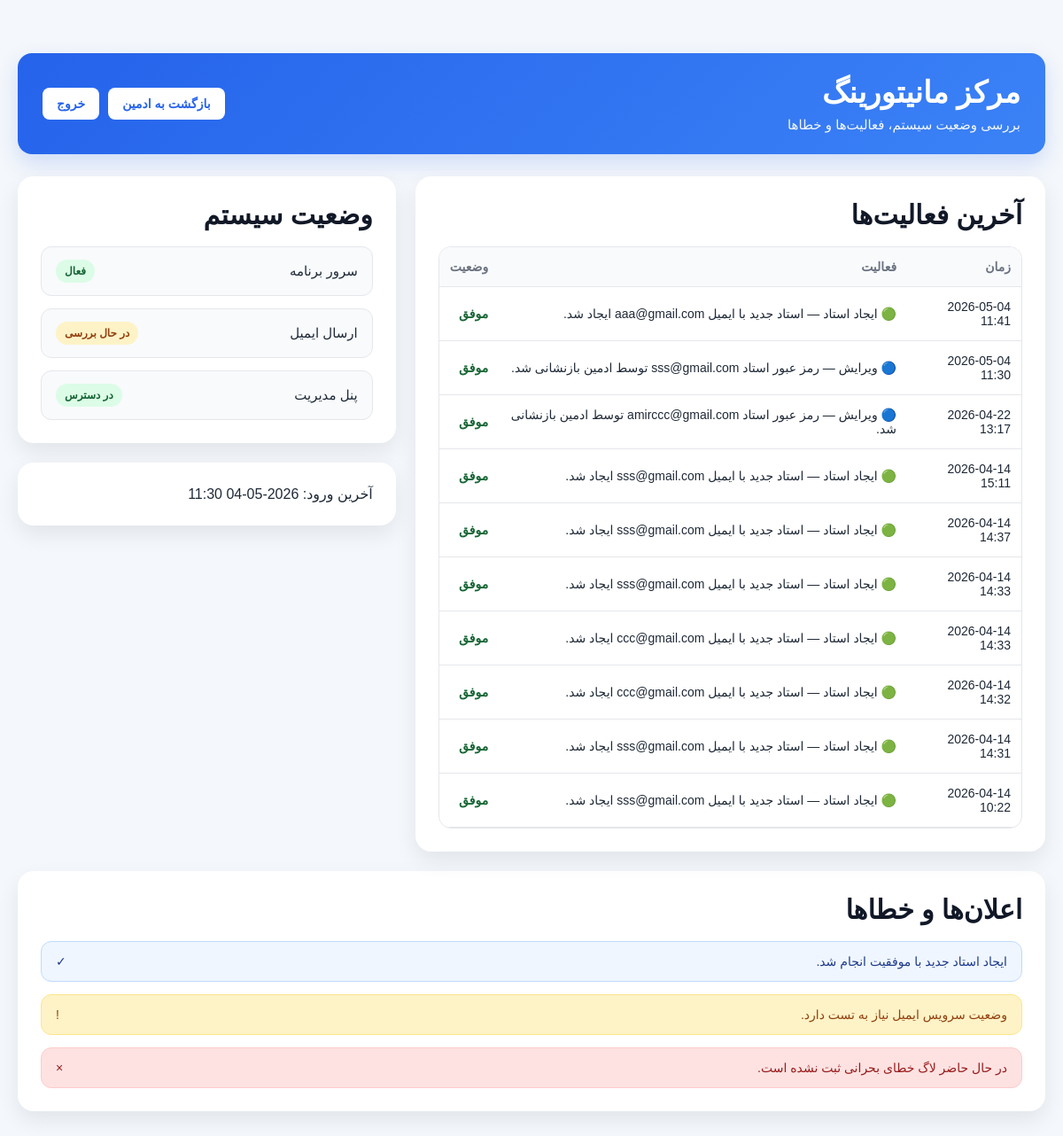
Before: /monitoring/ (signed in) with the older database file.
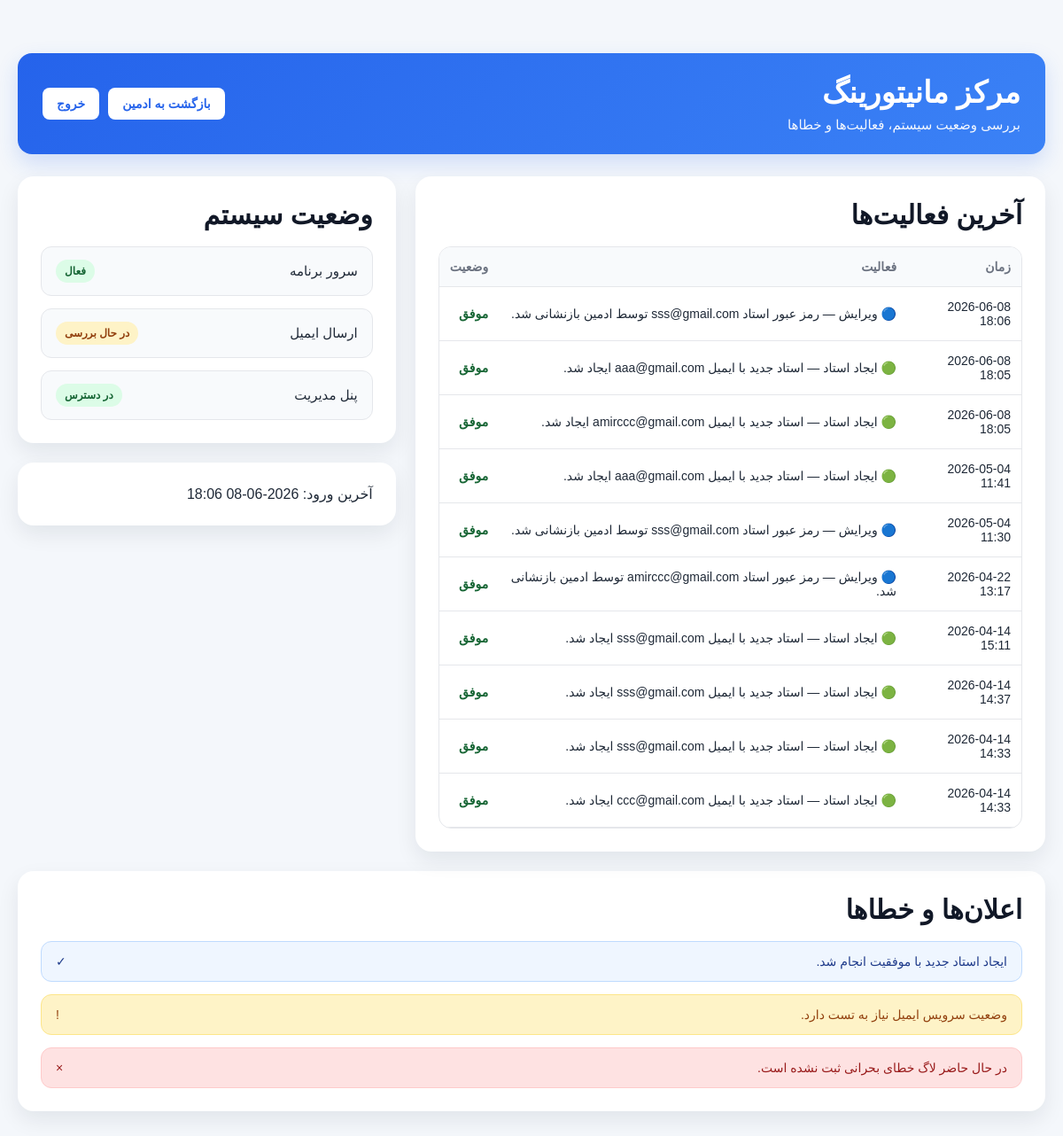
After: the same page with the newer database file.
### accounts/models.py (models this page shows, shortened)
class ActivityLog(models.Model):
        ACTION_CHOICES = [
            ("create_teacher", "Create Teacher"),
            ("edit_teacher", "Edit Teacher"),
            ("delete_teacher", "Delete Teacher"),
            ("create_event", "Create Event"),
            ("edit_event", "Edit Event"),
            ("delete_event", "Delete Event"),
            ("upload_excel", "Upload Excel"),
            ("send_activation_link", "Send Activation Link"),
            ("login", "Login"),
            ("logout", "Logout"),
            ("error", "Error"),
        ]
        STATUS_CHOICES = [
            ("success", "Success"),
            ("warning", "Warning"),
            ("error", "Error"),
        ]
        admin_user = models.ForeignKey(
            "User",
            on_delete=models.CASCADE,
            related_name="activity_logs"
        )
        action = models.CharField(max_length=50, choices=ACTION_CHOICES)
        status = models.CharField(max_length=20, choices=STATUS_CHOICES, default="success")
        description = models.TextField()
        created_at = models.DateTimeField(auto_now_add=True)

class User(AbstractUser):
    username = None
    email = models.EmailField(unique=True)
    ROLE_CHOICES = (
        ('ADMIN', 'Admin'),
        ('TEACHER', 'Teacher'),
    )
    role = models.CharField(max_length=20, choices=ROLE_CHOICES)
    is_verified = models.BooleanField(default=False)
    USERNAME_FIELD = 'email'
    REQUIRED_FIELDS = []
    objects = UserManager()

### accounts/views.py (the view)
def monitoring_center(request):
    latest_teachers = User.objects.filter(role="TEACHER").order_by("-date_joined")[:5]
    latest_logs = ActivityLog.objects.order_by("-created_at")[:10]
    context = {
        "latest_teachers": latest_teachers,
        "admin_last_login": request.user.last_login,
        "latest_logs": latest_logs,
    }
    return render(request, "accounts/monitoring_center.html", context)

### accounts/templates/accounts/monitoring_center.html (shortened to what this page needs)
<!DOCTYPE html>
<html lang="fa" dir="rtl">
<head>
</head>
<body>
<div class="container">
    <div class="header">
        <div>
            <h1>مرکز مانیتورینگ</h1>
            <p>بررسی وضعیت سیستم، فعالیت‌ها و خطاها</p>
        </div>
        <div class="header-buttons">
            <a href="{% url 'accounts:admin_dashboard' %}" class="btn-top">بازگشت به ادمین</a>
            <a href="{% url 'accounts:logout' %}" class="btn-top">خروج</a>
        </div>
    </div>
    <div class="grid">
        <div class="card">
            <h2>آخرین فعالیت‌ها</h2>
            <div class="table-wrap">
                <table>
                    <thead>
                        <tr>
                            <th>زمان</th>
                            <th>فعالیت</th>
                            <th>وضعیت</th>
                        </tr>
                    </thead>
                    <tbody>
                        {% for log in latest_logs %}
                        <tr>
                            <td>{{ log.created_at|date:"Y-m-d H:i" }}</td>
                            <td>
                                {% if log.action == "create_teacher" %}
                                    🟢 ایجاد استاد —
                                {% elif log.action == "edit_teacher" %}
                                    🔵 ویرایش —
                                {% elif log.action == "delete_teacher" %}
                                    🔴 حذف —
                                {% else %}
                                    ⚙️ —
                                {% endif %}
                                {{ log.description }}
                            </td>
                            <td>
                                {% if log.status == "success" %}
                                    <span class="log-success">موفق</span>
                                {% elif log.status == "warning" %}
                                    <span class="badge-warn">هشدار</span>
                                {% elif log.status == "error" %}
                                    <span class="log-error">خطا</span>
                                {% endif %}
                            </td>
                        </tr>
                        {% empty %}
                        <tr>
                            <td colspan="3">هیچ لاگی ثبت نشده است</td>
                        </tr>
                        {% endfor %}
                    </tbody>
                </table>
            </div>
        </div>
        <div class="side-stack">
            <div class="card">
                <h2>وضعیت سیستم</h2>
                <div class="status-list">
                    <div class="status-item">
                        <span>سرور برنامه</span>
                        <span class="badge-ok">فعال</span>
                    </div>
                    <div class="status-item">
                        <span>ارسال ایمیل</span>
                        <span class="badge-warn">در حال بررسی</span>
                    </div>
                    <div class="status-item">
                        <span>پنل مدیریت</span>
                        <span class="badge-ok">در دسترس</span>
                    </div>
                </div>
            </div>
            <div class="card">
                <div>
                    آخرین ورود: {{ admin_last_login|date:"Y-m-d H:i" }}
                </div>
            </div>
        </div>
    </div>
    <div class="card">
        <h2>اعلان‌ها و خطاها</h2>
        <div class="notice-list">
            <div class="notice notice-success">
                <span>ایجاد استاد جدید با موفقیت انجام شد.</span>
                <span>✓</span>
            </div>
            <div class="notice notice-warning">
                <span>وضعیت سرویس ایمیل نیاز به تست دارد.</span>
                <span>!</span>
            </div>
            <div class="notice notice-error">
                <span>در حال حاضر لاگ خطای بحرانی ثبت نشده است.</span>
                <span>×</span>
            </div>
        </div>
    </div>
</div>
</body>
</html>

Changed rows visible on the page:
no longer on this page (row unchanged): ActivityLog: created_at "2026-04-14 14:32", action "🟢 ایجاد استاد —", description "استاد جدید با ایمیل ccc@gmail.com ایجاد شد.", status "موفق"
no longer on this page (row unchanged): ActivityLog: created_at "2026-04-14 14:31", action "🟢 ایجاد استاد —", description "استاد جدید با ایمیل sss@gmail.com ایجاد شد.", status "موفق"
no longer on this page (row unchanged): ActivityLog: created_at "2026-04-14 10:22", action "🟢 ایجاد استاد —", description "استاد جدید با ایمیل sss@gmail.com ایجاد شد.", status "موفق"
added ActivityLog: created_at "2026-06-08 18:06", action "🔵 ویرایش —", description "رمز عبور استاد sss@gmail.com توسط ادمین بازنشانی شد.", status "موفق"
added ActivityLog: created_at "2026-06-08 18:05", action "🟢 ایجاد استاد —", description "استاد جدید با ایمیل aaa@gmail.com ایجاد شد.", status "موفق"
added ActivityLog: created_at "2026-06-08 18:05", action "🟢 ایجاد استاد —", description "استاد جدید با ایمیل amirccc@gmail.com ایجاد شد.", status "موفق"
changed User: last_login "2026-05-04 11:30" → "2026-06-08 18:06"
